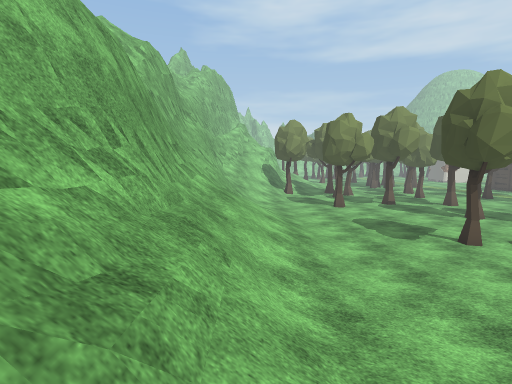
[1] (above)

24 first-person views from a walk through a 3-D level made in the Unity game engine. The camera is 1.4 m above the floor, tilts 6° down and sees 80° across. The floor is counted in squares, 1 m on a side. Each view is taken from the middle of a square. On the plan, view 1 faces up. The plan holds only what a view shows up to about 14 squares ahead; the rest is blank. The place goes on beyond the plan. The player character is not drawn. Some surface patterns are stand-ins.

[2]
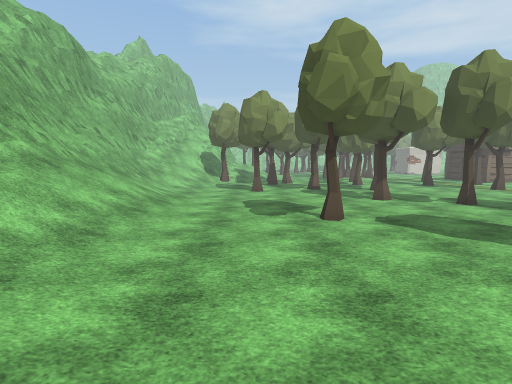

[3]
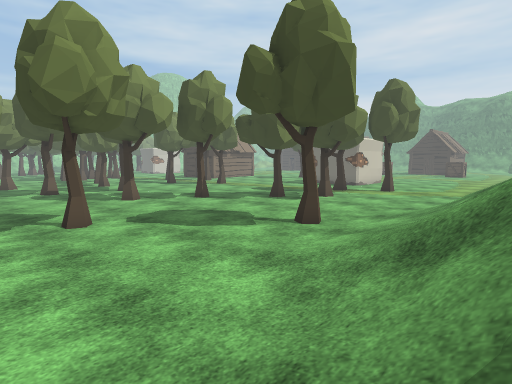

[4]
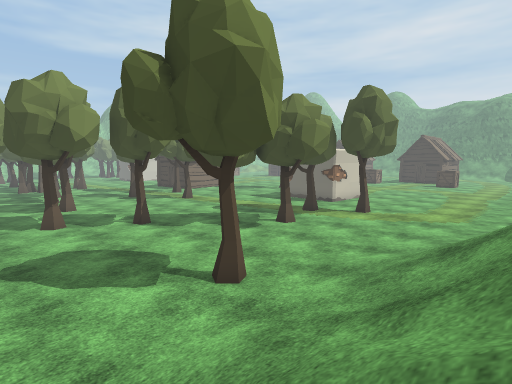

[5]
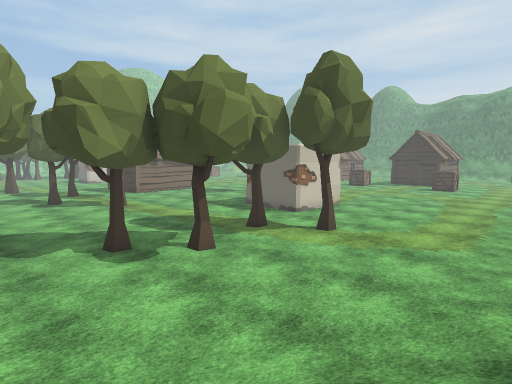

[6]
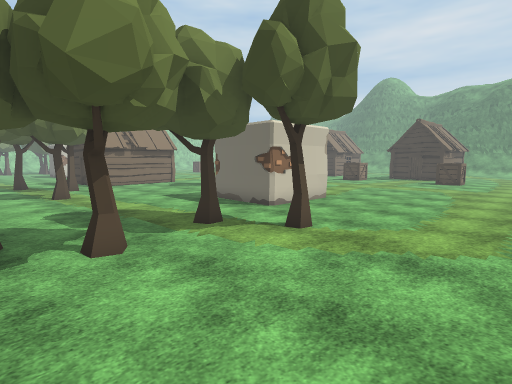

[7]
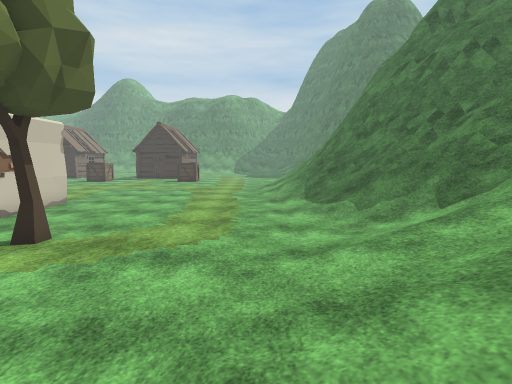

[8]
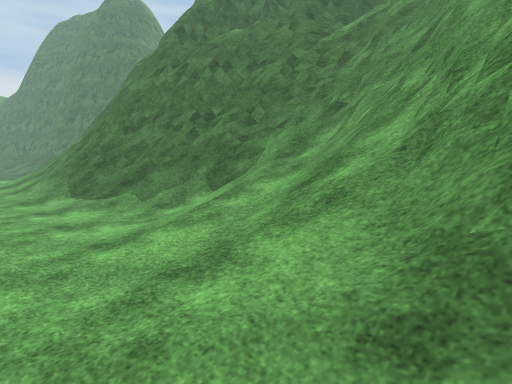

[9]
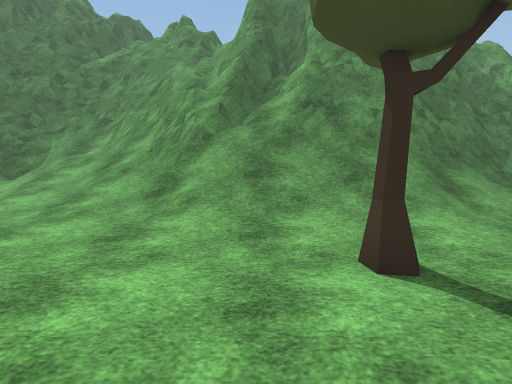

[10]
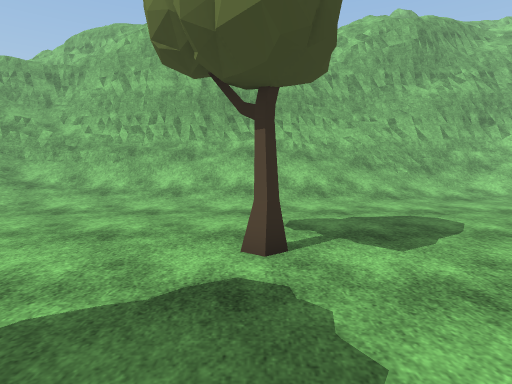

[11]
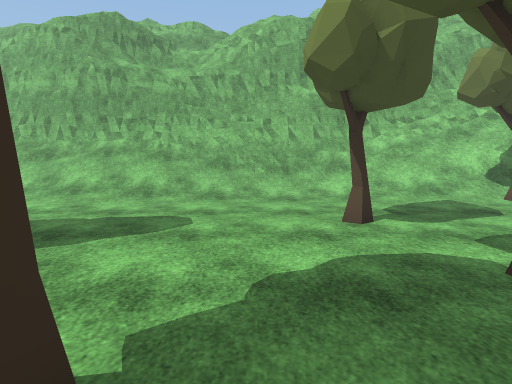

[12]
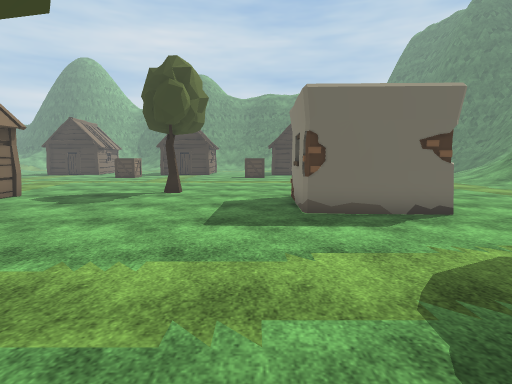

[13]
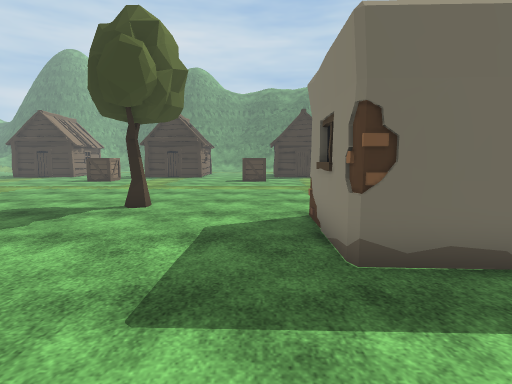

[14]
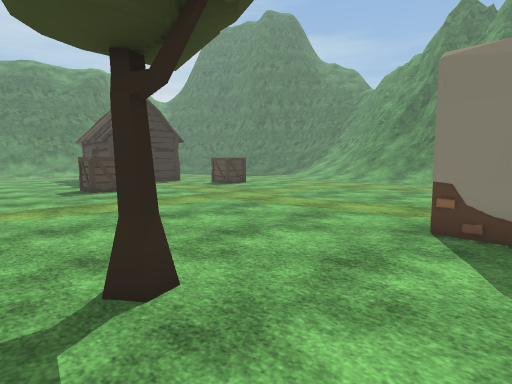

[15]
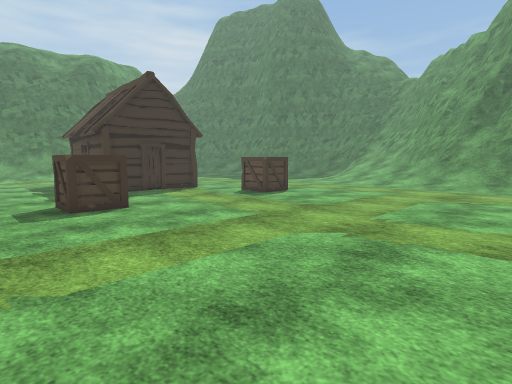

[16]
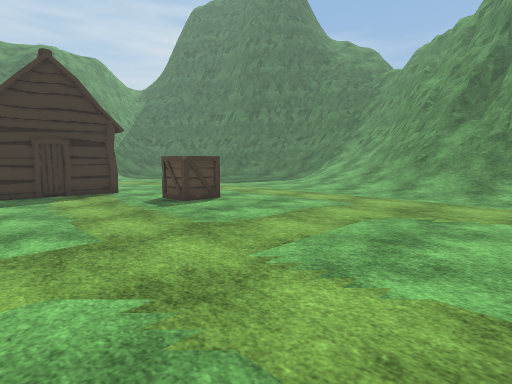

[17]
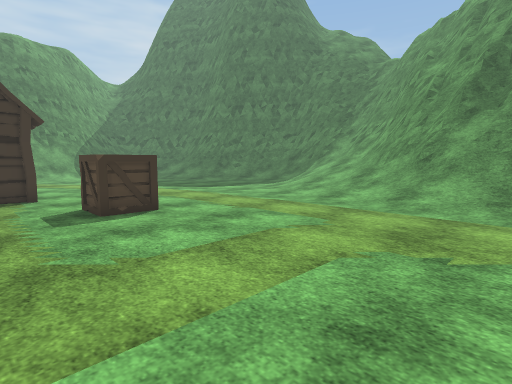

[18]
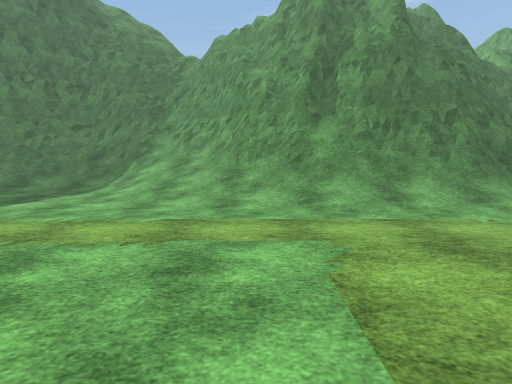

[19]
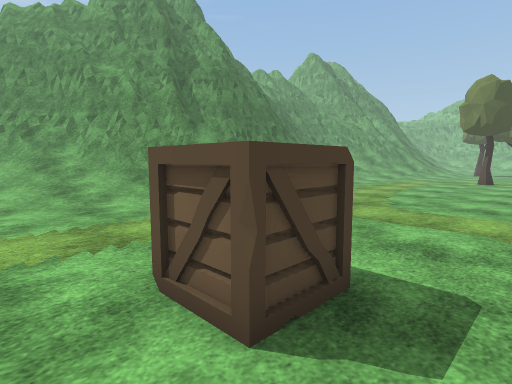

[20]
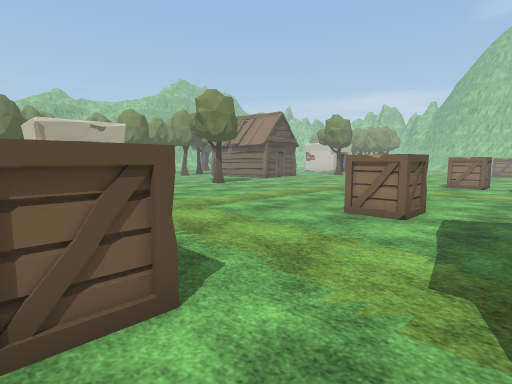

[21]
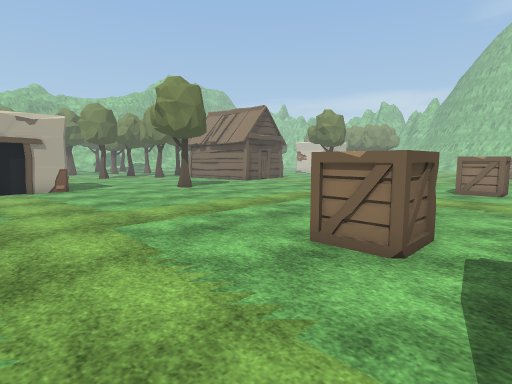

[22]
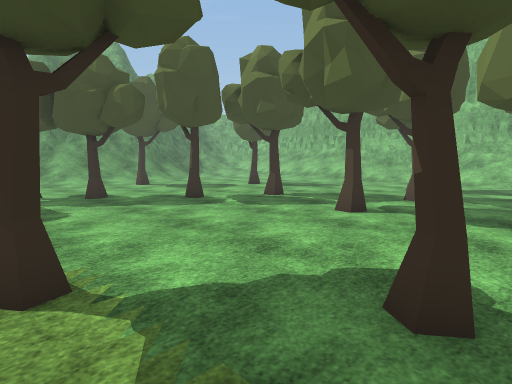

[23]
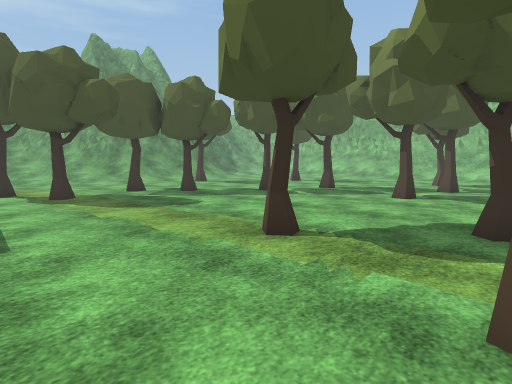

[24]
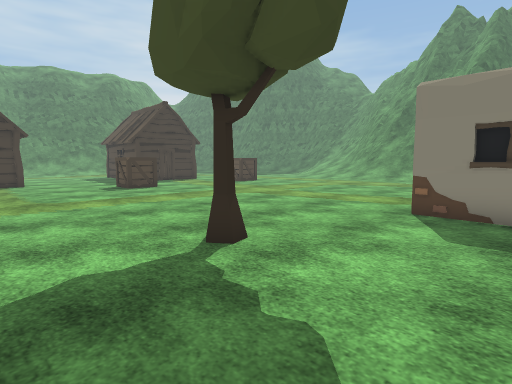

### Floor plan
Key: @ floor where view 1 was taken; # wall or solid block; . main floor; : floor 0.25 m higher than the main floor; + floor 3 m higher than the main floor; * floor 3.25 m higher than the main floor; % floor 3.5 m higher than the main floor; & floor 4.5 m higher than the main floor; $ floor 5 m higher than the main floor; / step, stairs or slope; = window, fence, low wall or low ledge; ^ raised ledge; T tree; C crate; H hut; O other object.
Columns run from 3 left of view 1 to 45 right of it. Each row starts with its distance up from view 1.
 23   ////.. T     T .......T. ............     ....
 22  =////..............T...........................
 21  #///:..........................................
 20  =///......TT....................T..............
 19  =///......T...T......TT.........T..............
 18  #//:...T........................................
 17  #=/:.......................................CC...
 16  #=//.......................................CC..
 15 ##///........TT.............OOOO............CC..
 14 #=///.......................#   .................
 13 #=///...........TT..........#  #.................
 12 #=///.......................#  #O...............H
 11 #=////.............T........####.................
 10 #=////....T.............T.......................H
  9 #=////...............T......................CC...
  8 ##///:....................T.................CC...
  7 ##///:..........................................
  6 ##///:.........T.................................
  5 ##///:...........................................
  4 ##////.......///////............................
  3 #=////:....////////////..............::..........
  2 #=#////   ///////////////.......///////////......
  1  +=///  //////////////////../////////////////....
  0  */@    /#===#  ///=#////////////====#/////////..
 -1  %/     #######=//===//////////=######/#==/////..
 -2        =##  ##=$/=^##=//////#=###   #=#=##=/////.
 -3       ###    ###=##&==#////=####        ###=/////
 -4      ##       ######$#==//=###           ##=///
 -5      #               ####=###             ##///
 -6                        ####                ##=
 -7                                             #=

Positions as (right, up) in squares from view 1, and headings:
1: (0, 0), facing up
2: (5, 1), facing up
3: (5, 1), facing up-right
4: (8, 1), facing up-right
5: (13, 2), facing up-right
6: (16, 3), facing up-right
7: (16, 3), facing right
8: (16, 4), facing down-right
9: (14, 10), facing down
10: (12, 10), facing left
11: (12, 16), facing left
12: (17, 16), facing right
13: (21, 16), facing right
14: (27, 21), facing down-right
15: (32, 19), facing down-right
16: (32, 15), facing down-right
17: (33, 12), facing down-right
18: (38, 11), facing down
19: (44, 11), facing down-left
20: (45, 8), facing up-left
21: (44, 11), facing up-left
22: (20, 23), facing down-left
23: (24, 23), facing down-left
24: (26, 23), facing down-right
